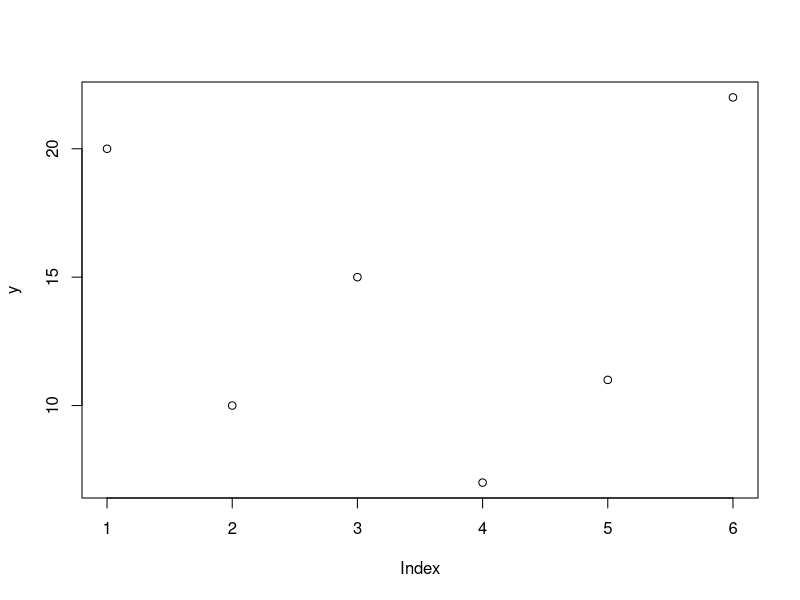
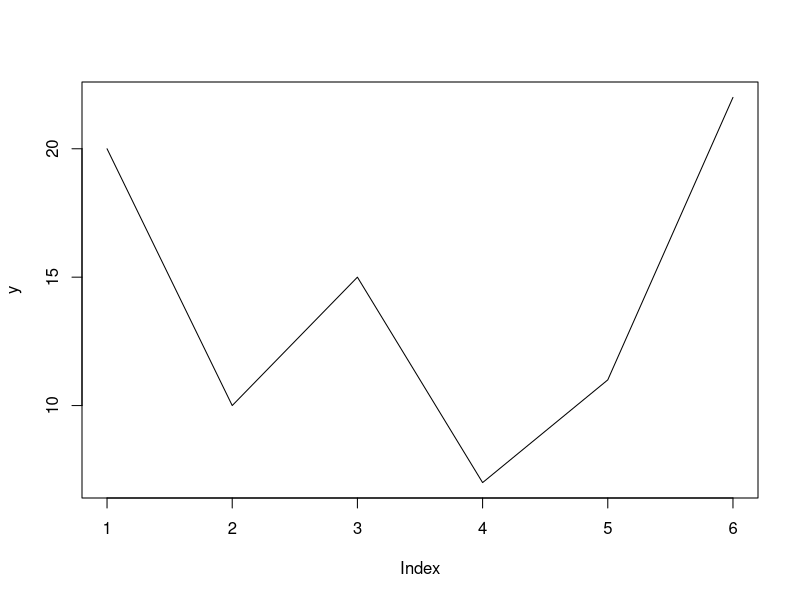
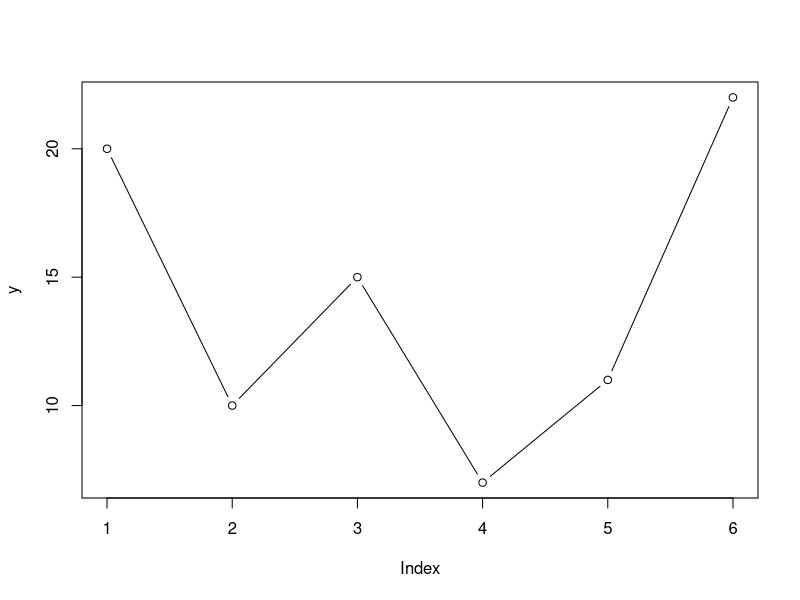
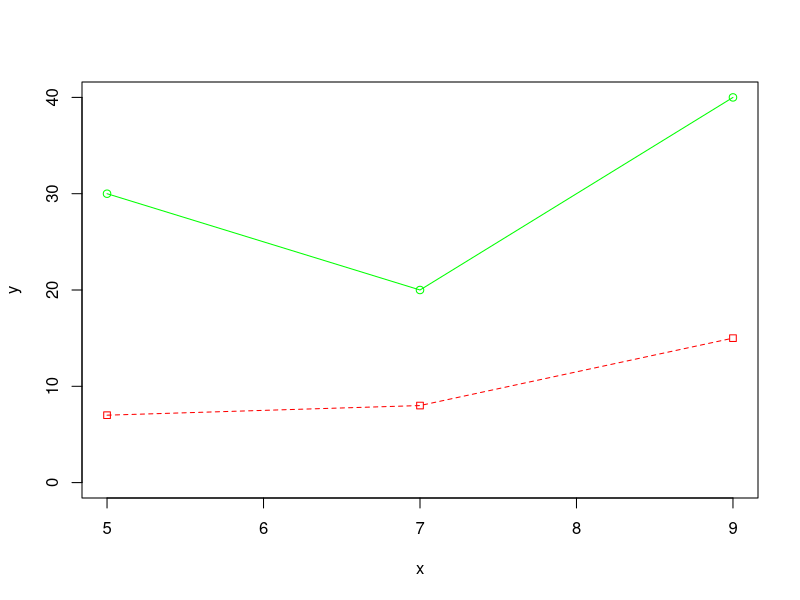
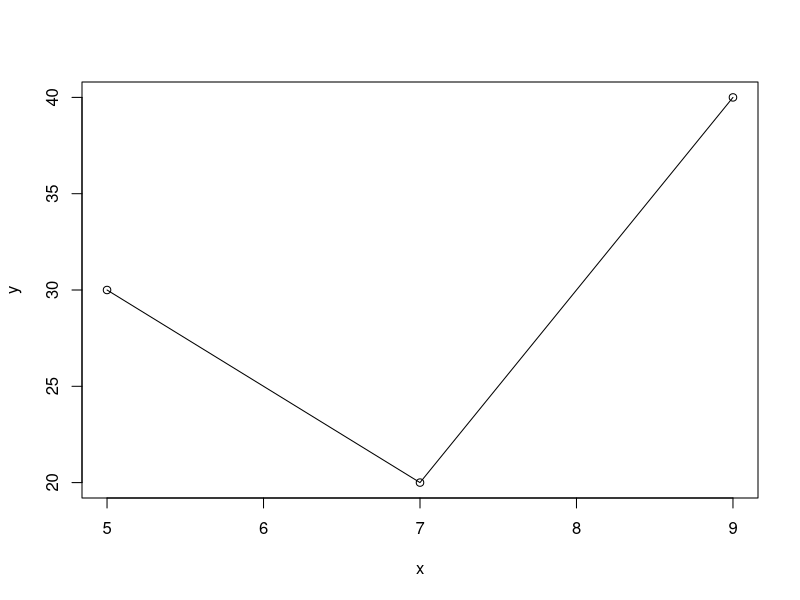
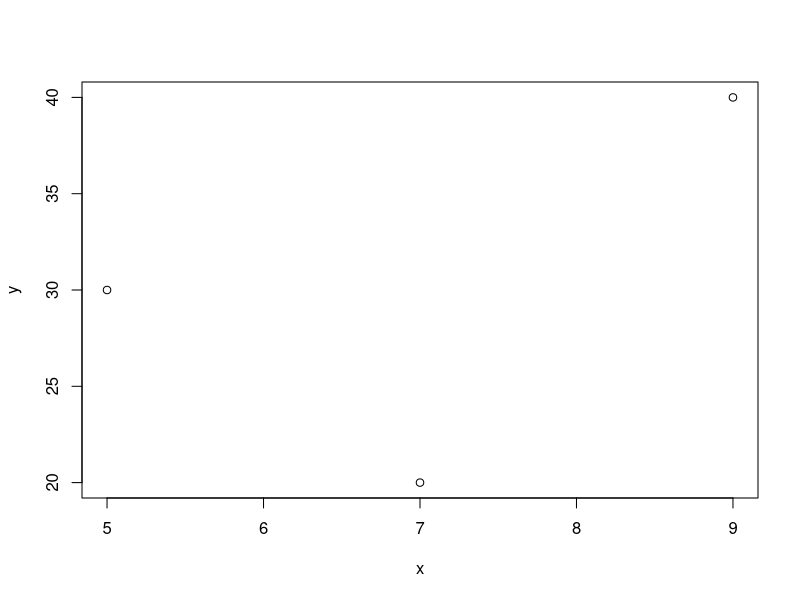
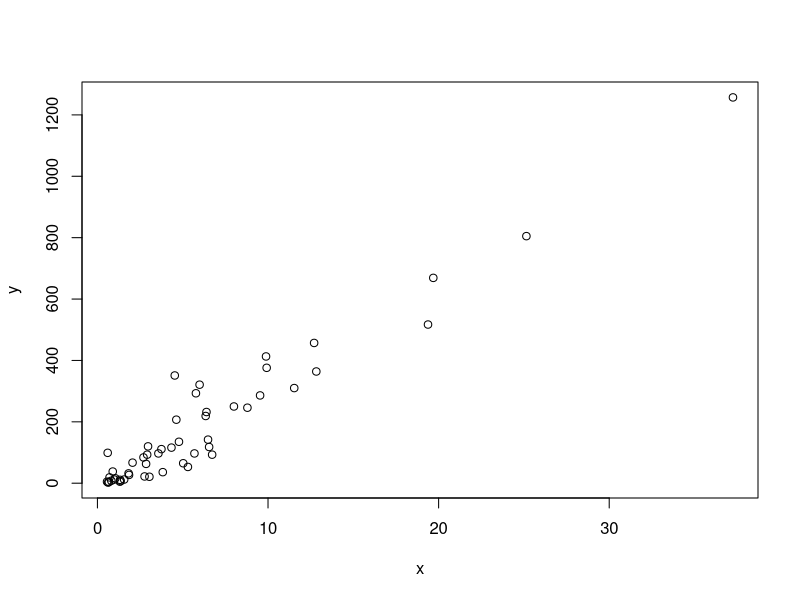
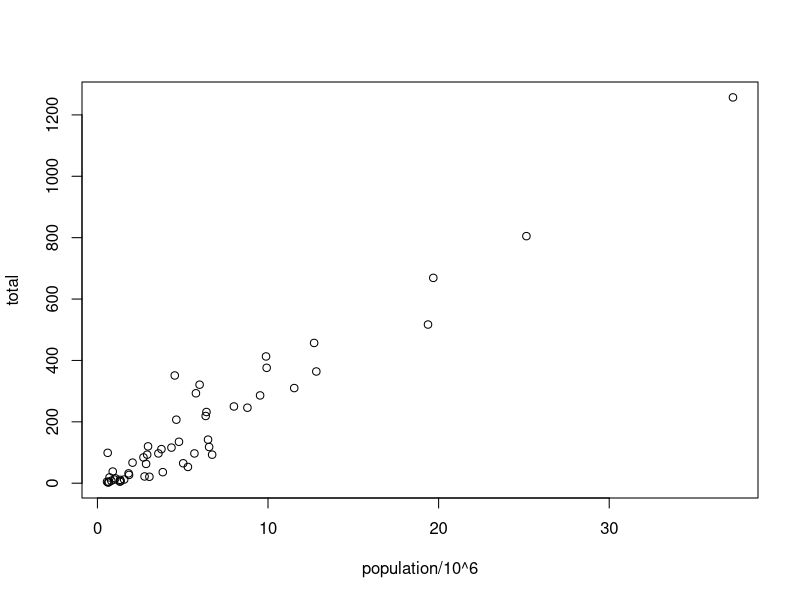

Reproduce these figures in R, in order.
# 0-Basics of R-B

library (dslabs)

head (murders)   # a dataset in library dslabs
head (sort (murders$total))    #sorting totals
# sorting from biggest to smallest 
head (-sort (-murders$total))  #sort the negative values and then changes sign 
ind = order (murders$total);head (ind)
head (murders$state [ind])  # states ordered by number of murders

# sort by total from biggest. show entire lines 
attach(murders)              #eliminates necessity to write dataframe name
newdata <- murders[order (-total),]; newdata

# sort by region and total within region from biggest
newdata <- murders[order (region, -total),]; newdata

detach(murders)


max (murders$total)                  #gives the maximum total murders  in any stateind_max = which.max (murders$total)  # the row number of the maximum in any state
ind_max = which.max (murders$total)   # the row number of the maximum in any state
murders$state [ind_max]               # the state having the maximum murders
murders [ind_max,]                    # show entire line of max state
rnk = rank (murders$total)   # find the rank of each population size within the states
cbind (murders$state, rnk)   # display state name and its rank
cbind (murders$state, rnk, murders$total )  # display state name and its rank and no. murders
#alternate method of displaying rank and state name
murders2 = cbind (murders, rnk);str(murders2) # add rnk to the data frame and display 
# the structure of the new dataframe
is.data.frame (murders2)                      # showing we have a new datafame
murders2 [c("rnk", "state", "total")]                  # displaying rank and state name 

#using logicals to find safe western states

murder_rate <- murders$total / murders$population * 100000  #murders per 100,000
west <- murders$region == "West" # says true or false for each value in the vector region
# a safe state has less than 1 murder per 100,000
safe <- murder_rate <= 1 # says true or false for each value in the vector murder_rate
# ind will be  true if both safe and west
ind <- safe & west; ind
# vectors can be indexed with logicals and only those with true will  appear
murders$state[ind]
cbind (murders$state[ind], murders$total[ind]) #safe states and murders in them 
# Finding the murder rate in a given state. which returns the index of that state 
# to be used as index in the murder rate vector
ind <- which(murders$state == "California")  # gives index of every TRUE Value, only Cal.
murder_rate[ind]   # displays the rate of California, the only TRUE in previous statement
# match returns the indices of those records having  the state names  listed
ind <- match(c("New York", "Florida", "Texas"), murders$state)
ind
murder_rate[ind]
# checking whether values in one vector are in a second vector - True if yes, False if not
c("Boston", "North Dakota", "Washington") %in% murders$state

match(c("New York", "Florida", "Texas"), murders$state) #gives indices of these states                                 # the 3 states listed  in order of the listed states         

# goes through states in the order of their appearance (alphabetical) and gets
# to Florida first and gives its index (10), then New York (33), then Texas #(44)
which(murders$state%in%c("New York", "Florida", "Texas"))
#install.packages("dslabs")
#install.packages("dplyr")
library(dplyr)
library (dslabs)

#murders <- mutate(murders, rate = total / population * 100000) # alt transform
#head (murders)
#filter(murders, rate <= 0.71) 
#new_table <- select(murders, state, region, rate) 
#filter(new_table, rate <= 0.71) 
murders = transform (murders,rate = total/population*100000);head(murders)
filter(murders, rate <= 0.71) 
# new_table <- select(murders, state, region, rate) # alternate way of selecting
new_table <- subset(murders, select = c(state, region, rate))
filter(new_table, rate <= 0.71) 
newer_table = filter(new_table, rate <= 0.71); newer_table 
ind = order (newer_table$rate) # orders those below 0.71 from smallest to largest 
newer_table[ind,]    # below 0.71 from least to most


#some programming basics
a = 2
if (a !=0)      { print (1/a);    a+2}
   # no else. ! means not
                   # ; not needed if on separate lines
a=0 
if (a !=0)  {print(1/a) 
  2*a
} else    { "No reciprocal for 0"}

# example 2
#install.packages("dslabs")
library (dslabs)
murders  # or data (murders) to specify data set
murder_rate <- murders$total / murders$population*100000
ind <- which.min(murder_rate)
ind
if(murder_rate[ind] < 0.5){  #0.25 gives message
  
  print(murders$state[ind])
  
} else   print("No state has murder rate that low")

# ifelse statement

a <- 0

ifelse(a > 0, 1/a, NA)

# works on each member of a vector
a <- c(0, 1, 2, -4, 5)

result <- ifelse(a > 0, 1/a, NA); result


for (i in 1:5)
{ print (i)}


m <- 25

s_n <- vector(length = m) # create an empty vector

for(n in 1:m)
  
{ s_n[n] <- n}; s_n
d = c(1:25);d
class (d)
class (s_n)

# creating functions
# Create a function to print squares of numbers in sequence.

new.function <- function(a) 
 { for(i in 1:a)  # squares numbers from 1 to a, which is the input variable. 
                  # No value is returned to the program. 
                  # The function itself creates output.
   { b <- i^2
   print (b)}}
  
new.function (6)

f = function (x, y, z=1)   
 { result = x + 2*y + 3*z
  result}
  # alternatively return (result) makes it very explicit}

f(2,3, 4) # automatically x =2, y = 3 and z =4 
f(2,3)    # automatically x =2, y = 3 and z assumes default of 1
f(z=4, y=2, 3)  # automatically z =4, y = 2 and 3 must be for x

f = function (x, y)   # returning more than one value 
{ result = x + 2*y 
  sq = result^2
  lst = list (result, sq)
  lst}
# return (lst)}
f(4,5)   
f(2,3)[1]
f(2, 3)[2]


#graphs

install.packages("plotrix")
getwd()                       #gets the working directory
y= c(20, 10, 15, 7, 11,22)
plot (y)                      #  x axis is the position in the vector
plot (y, type = "l")          #  instead of points, lines
pdf ("grfout.pdf")            #  output to pdf file
grfout = plot (y, type = "b") #  points and lines
dev.off()                     #  returns output to console
plot (y, type = "b")

# providing x and y vectors
x = c(5, 7, 9); y= c(30, 20, 40) # if x and y provided, y values plotted against x
z=c(7, 8, 15)
plot (x, y, type = "o",  col="green", ylim = c(0, 40)) # overplotted points and lines
# ylim gives the limits of y so the low values of the second line can be accommodated
lines (x, z, type = "o", col="red", pch = 22, lty = 2) # plotting a second line 
# on the same graph. pch =22 is square points, lty = 2 is a dashed line
# A second method for producing the same graph
plot (y~x, type = "o")                                 # overplotted points and lines. 
                                                       # alternate method

# If the x values are  not in order, they will be sorted and
# y will be rearranged in the sorted order of x
x = c(7, 5, 9); y= c(20, 30, 40)
plot (y~x, type = "p")  # if x and y provided, y values plotted against x. x arranged in order

library (dslabs)   # the murders data frame is provided with R
# data ("murders")
murders

# Basic Graph
x=murders$population/10^6
y=murders$total
plot (x,y)
#Alternate 1 - slight improvement of axis labels
with (murders,plot (population/10^6, total))

#Alternate 2 - giving title and allowing any axis label 
plot (x,y, ann=FALSE ,xaxt = "n")  
axis (1, at=c(0, 10, 20, 30),lab=c("Small","Medium", "Large", "Very Large"))
title (main="Murders/Million", col.main="red", font.main = 4, 
       xlab = "Population in Millions", ylab = "Murders Annually", col.lab = "green")


#Alternate 3 - giving title and allowing any axis label 
plot (x,y,ann=FALSE , axes = FALSE)
title (main="Murders/Million", col.main="red", font.main = 4, 
       xlab = "Population in Millions", ylab = "Murders Annually", col.lab = "green")
axis (1, at=c(0, 10, 20, 30),lab=c("Small","Medium", "Large", "Very Large"))
axis (2, at=c(0, 200, 600, 1000),lab=c("Lo","Av", "High", "Very High"))

# kabacoff 49-53  More graphs
# Input data for drug example
dose  <- c(20, 30, 40, 45, 60)
drugA <- c(16, 20, 27, 40, 60)
drugB <- c(15, 18, 25, 31, 40)
plot(dose, drugA, type="b")   #type b indicates both lines and points to be plotted
opar <- par(no.readonly=TRUE) # make a copy of current settings
par(lty=2, pch=17)            # change line type to dotted and symbol to triangle
plot(dose, drugA, type="b")   # generate a plot
par(opar)                     # restore the original settings 
# pch = 15 is solid square, lty=3 is dots
plot(dose, drugA, type="b", lty=3, lwd=3, pch=15, cex=2, col = "red") # cex - amount magnified



# Bar plots - basic
cars=c(1, 3, 6, 4, 9)
barplot(cars)

barplot (cars, main = "Cars", xlab = "Days",ylab = "Total", names.arg = c("Mon", "Tue", "Wed", "Thurs", "Fri"),
         border = "blue", col="red")

barplot (cars, main = "Cars", xlab = "Days",ylab = "Total",
         names.arg = c("Mon", "Tue", "Wed", "Thurs", "Fri"),
         border = "blue", density = c(10, 20, 30, 40, 50), col="red",
         horiz=TRUE)

# Grouped Bar Plots 
trucks = c(2,5, 4, 5, 12)
mat = cbind(cars,trucks) #making a matrix from the cars and trucks vectors
mat
barplot(mat, main = "Autos", ylab = "Total", beside = TRUE, col = rainbow(5))
legend ("topleft", c("Mon", "Tue", "Wed", "Thurs", "Fri"), fill = rainbow(5), cex = 0.6)

# Stacked Bar Plots 
barplot(mat, main = "Autos", ylab = "Total", col = rainbow(5))
legend ("topleft", c("Mon", "Tue", "Wed", "Thurs", "Fri"), fill = rainbow(5), cex = 0.6)

# for murder dataframe - finding the number of states in each region and then making it into a  bar graph
region_frequencies = table (murders$region)
region_frequencies
barplot (region_frequencies)        # shows number of states in each region

# graphing the number of murders and the populations for  each region

murd= murders [-c(1, 2)]    # remove unnecessary columns (state, abbreviation)
murd
# remove columns not to be summed ("region"), 
# but include it as the grouping item in a list even if only 1 grouping item
aggdata = aggregate (murd [,colnames (murd) !="region" ], by = list (murd$region), FUN = sum) #, na.rm = TRUE)
aggdata

#2 step procedure to make bar graph
#as.vector (aggdata[,2])
#barplot (aggdata[,2])

# more steps but clearer method to make bar graph
ag1=aggdata[,1]
ag2=aggdata[,2]
as.vector (ag2)
ag2=ag2/1000000
ag2

#population of regions bar graph 
barplot (ag2,main = "Population", xlab = "Region", ylab = "Total in Millions", names.arg= ag1, col = rainbow(4))

#murders per region bar graph
ag3=aggdata[,3]
as.vector (ag3)
barplot (ag3,main = "Murders", xlab = "Region", ylab = "Total", names.arg= ag1, col = rainbow (4))


#general information about dataframe murders
sum (murders$population)                                  #shows total population in all regions
sum (murders$total)                                       #shows total number of murders 
rate = sum (murders$total) / sum (murders$population)     # overall murder rate
rate
sprintf("%1.10f", rate)
length (murders)                                          # of columns in  murders
ncol (murders)                                            # of columns in  murders
nrow (murders)                                            # of rows in  murders
#creating another grouping variable with 51 numbers of 1-5
vec = rep (1:5,  times = 10); vec
vec = c(vec, 1); vec
murd = cbind (murd,vec);murd                              # adding the second grouping variable

# aggregating with 2 variables. Eliminate them from murd and put  them in the list.
aggdata = aggregate (murd [,colnames (murd) != c("region", "vec")], by = list (murd$region, murd$vec), FUN = sum) #, na.rm = TRUE)
aggdata

filter (murd, region == "Northeast" & vec == "1")   # to show that we indeed found the proper aggregation.

# pie charts
pie (cars)   # the representation of each value of cars is in proportion to
# the total number 
obs = length (cars) #number of observed values
mygrays <- gray(0:obs/obs) # specifies gray colors as fraction between 0 and 1
mycolors <- rainbow(obs) # rainbow produces vector of contiguous colors

#labeling with sections being different colors 
pie (cars, main = "Cars", col=mycolors, labels =c("Mon", "Tue", "Wed", "Thurs", "Fri") )

#labeling with sections being different shades of gray
pie (cars, main = "Cars", col=mygrays, labels =c("Mon", "Tue", "Wed", "Thurs", "Fri") )

# 3 dimensional with sections separated out
library (plotrix)
pie3D (cars, main = "Cars", col=mygrays, labels =c("Mon", "Tue", "Wed", "Thurs", "Fri"),
       explode=0.1) # explode removes sections from circle

# calculate percentage for each day rounded to one decimal place, to be used 
# as the section labels, and create legend to explain section  colors
car_labels = round (cars/sum(cars)*100,1)  #rounded to 1 decimal
car_labels
#car_labels = paste (car_labels, "%", sep="") #sep="" ensures no space after car_labels
car_labels = paste0 (car_labels) #same as previous - more efficient
pie (cars, main = "Cars", col=mycolors, labels =car_labels )
legend ("topright", c("Mon", "Tue", "Wed", "Thurs", "Fri"), fill = rainbow(5), cex = 0.6) 


# regression line

#pdf("mygraph.pdf")
plot (mtcars$wt, mtcars$mpg)
abline(lm(mtcars$mpg~mtcars$wt))

#alternative method of plotting, using attach
#attach (mtcars)
#plot (wt, mpg)
#abline(lm(mpg~wt))
#title("Regression of MPG on Weight")
#detach (mtcars)

getwd()
#dev.off()

#Histogram showing frequency of a variable divided into bins

x=with (murders, total/population*100000)
hist (x)
cars;trucks
suvs = (c(4,4,6,6,16))
# sum of all vehicles
vehicles = cars + trucks + suvs; vehicles
maxnum = max (vehicles); maxnum
hist (vehicles, col= "lightblue")

# More histograms
# From Listing 6.6 - Histograms
mtcars$mpg
# simple histogram                                                        1
hist(mtcars$mpg)

# colored histogram with specified number of bins        
hist(mtcars$mpg, 
     breaks=12,           # fixing the number of classes
     col="red", 
     xlab="Miles Per Gallon", 
     main="Colored Histogram with 12 Bins")

length(mtcars$mpg)

# colored histogram with rug plot, frame, and specified number of bins 
hist(mtcars$mpg, 
     freq=FALSE, 
     breaks=12, 
     col=rainbow(12), 
     xlab="Miles Per Gallon", 
     main="Histogram, rug plot, density curve")  
#rug(jitter(mtcars$mpg), amount = 0.01)
rug(mtcars$mpg)    #represents the actual data values
lines(density(mtcars$mpg), col="blue", lwd=2)
box()  #encloses the histogram in a box

#plot a continuous curve for the mpg values
plot(density(mtcars$mpg), col="blue", lwd=2, type ="l")

# histogram with superimposed normal curve (Thanks to Peter Dalgaard)  
x <- mtcars$mpg 
h<-hist(x, 
        breaks=12, 
        col="red", 
        xlab="Miles Per Gallon", 
        main="Histogram with normal curve and box") 
rug(mtcars$mpg) 
xfit<-seq(min(x),max(x),length=40) 
yfit<-dnorm(xfit,mean=mean(x),sd=sd(x)) 
yfit <- yfit*diff(h$mids[1:2])*length(x) 
lines(xfit, yfit, col="blue", lwd=2)
box()

# Boxplots

rate = with (murders, total/population*100000)
boxplot (rate, data = murders, main = "Murders/100,000", col = "yellow" )

boxplot (rate~region, data = murders, col = rainbow(4))


# choosing colors
#install.packages("RColorBrewer")  # for first time
library(RColorBrewer)
n <- 7
mycolors <- brewer.pal(n, "Set1") #returns vector of 7 colors from Set1 palette
mycolors
# rep (1,7) gives a vector with 7 0nes to connect with the 7 colors
barplot(rep(1,n), col=mycolors)
n <- 20
mycolors <- rainbow(n) # rainbow produces vector of contiguous colors
pie(rep(1, n), col=mycolors)
pie(rep(1, n), labels=mycolors, col=mycolors)
mygrays <- gray(0:n/n) # specifies gray colors as fraction between 0 and 1
pie(rep(1, n), labels=mygrays, col=mygrays)
